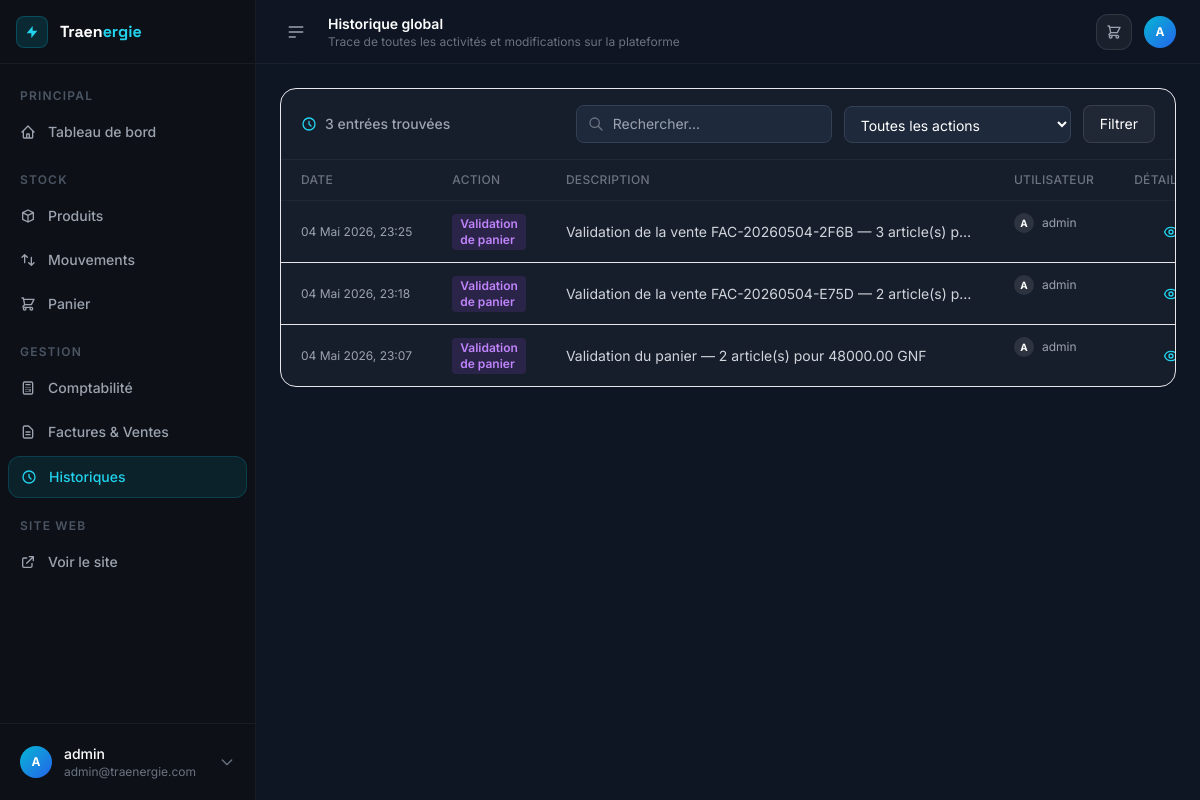
The app's page /dashboard/historiques/ (signed in) with its own data.
### apps/dashboard/models.py (models this page shows, shortened)
class DashboardLog(models.Model):
    ACTION_TYPES = [
        ("product_create", "Création de produit"),
        ("product_update", "Modification de produit"),
        ("product_delete", "Suppression de produit"),
        ("stock_in", "Entrée de stock"),
        ("stock_out", "Sortie de stock"),
        ("stock_adjust", "Ajustement de stock"),
        ("stock_return", "Retour de stock"),
        ("cart_checkout", "Validation de panier"),
        ("revenue_add", "Ajout de recette"),
        ("expense_add", "Ajout de dépense"),
        ("transaction_delete", "Suppression de transaction"),
        ("other", "Autre"),
    ]
    action = models.CharField(max_length=30, choices=ACTION_TYPES, verbose_name="Action")
    description = models.TextField(verbose_name="Description")
    details = models.JSONField(default=dict, blank=True, verbose_name="Détails")
    user = models.ForeignKey(
        User, on_delete=models.SET_NULL, null=True, related_name="dashboard_logs", verbose_name="Utilisateur"
    )
    created_at = models.DateTimeField(auto_now_add=True)
    class Meta:
        verbose_name = "Journal d'activité"
        verbose_name_plural = "Journal d'activités"
        ordering = ["-created_at"]

### apps/dashboard/views.py (the view)
# urls.py: path("historiques/", views.HistoriquesView.as_view(), name="historiques"),
class HistoriquesView(LoginRequiredMixin, View):
    def get(self, request):
        logs = DashboardLog.objects.select_related("user").all()
        action = request.GET.get("action", "")
        search = request.GET.get("q", "")
        if action:
            logs = logs.filter(action=action)
        if search:
            logs = logs.filter(description__icontains=search)
        context = {
            "logs": logs[:200],
            "total_logs": logs.count(),
            "selected_action": action,
            "search": search,
            "action_choices": DashboardLog.ACTION_TYPES,
        }
        return render(request, "dashboard/historiques.html", context)

### templates/dashboard/historiques.html (shortened to what this page needs)
{% extends "base_dashboard.html" %}
{% load humanize %}
{% block page_title %}Historique global{% endblock %}
{% block page_subtitle %}Trace de toutes les activités et modifications sur la plateforme{% endblock %}
{% block content %}
<div class="bg-card border border-white/8 rounded-2xl overflow-hidden" x-data="{ detailModalOpen: false, currentLog: null }">
  <div class="px-5 py-4 border-b border-white/5 flex flex-wrap items-center justify-between gap-4">
    <div class="flex items-center gap-2 text-sm text-gray-400 font-medium">
      <svg class="w-4 h-4 text-cyan-400" fill="none" stroke="currentColor" viewBox="0 0 24 24"><path stroke-linecap="round" stroke-linejoin="round" stroke-width="2" d="M12 8v4l3 3m6-3a9 9 0 11-18 0 9 9 0 0118 0z"/></svg>
      {{ total_logs }} entrées trouvées
    </div>
    <form method="get" class="flex flex-wrap gap-3 items-center">
      <div class="relative">
        <svg class="w-4 h-4 text-gray-500 absolute left-3 top-1/2 -translate-y-1/2" fill="none" stroke="currentColor" viewBox="0 0 24 24"><path stroke-linecap="round" stroke-linejoin="round" stroke-width="2" d="M21 21l-6-6m2-5a7 7 0 11-14 0 7 7 0 0114 0z"/></svg>
        <input type="text" name="q" value="{{ search }}" placeholder="Rechercher..."
               class="bg-slate-800 border border-slate-700 rounded-lg pl-9 pr-3 py-2 text-white text-sm focus:outline-none focus:border-cyan-500 transition w-48 lg:w-64">
      </div>
      <select name="action" class="bg-slate-800 border border-slate-700 rounded-lg px-3 py-2 text-white text-sm focus:outline-none focus:border-cyan-500 transition">
        <option value="">Toutes les actions</option>
      </select>
      <button type="submit" class="px-4 py-2 bg-white/5 hover:bg-white/10 border border-white/10 text-white text-sm rounded-lg transition">
        Filtrer
      </button>
    </form>
  </div>
  <div class="overflow-x-auto">
    <table class="w-full text-sm">
      <thead>
        <tr class="border-b border-white/5 bg-white/2">
          <th class="text-left px-5 py-3 text-gray-500 font-medium text-xs uppercase tracking-wide">Date</th>
          <th class="text-left px-5 py-3 text-gray-500 font-medium text-xs uppercase tracking-wide">Action</th>
          <th class="text-left px-5 py-3 text-gray-500 font-medium text-xs uppercase tracking-wide">Description</th>
          <th class="text-left px-5 py-3 text-gray-500 font-medium text-xs uppercase tracking-wide">Utilisateur</th>
          <th class="text-right px-5 py-3 text-gray-500 font-medium text-xs uppercase tracking-wide">Détails</th>
        </tr>
      </thead>
      <tbody class="divide-y divide-white/4">
        {% for log in logs %}
        <tr class="hover:bg-white/2 transition">
          <td class="px-5 py-3 text-gray-400 text-xs whitespace-nowrap">
            {{ log.created_at|date:"d M Y, H:i" }}
          </td>
          <td class="px-5 py-3">
            <span class="inline-flex items-center px-2 py-0.5 rounded text-xs font-semibold
              {% if 'create' in log.action or 'add' in log.action %}bg-green-500/15 text-green-400
              {% elif 'delete' in log.action %}bg-red-500/15 text-red-400
              {% elif 'stock_out' in log.action or 'checkout' in log.action %}bg-purple-500/15 text-purple-400
              {% elif 'update' in log.action or 'adjust' in log.action %}bg-yellow-500/15 text-yellow-400
              {% else %}bg-cyan-500/15 text-cyan-400{% endif %}">
              {{ log.get_action_display }}
            </span>
          </td>
          <td class="px-5 py-3 text-gray-300 max-w-md truncate">
            {{ log.description }}
          </td>
          <td class="px-5 py-3 text-gray-400 text-xs flex items-center gap-2">
            <div class="w-5 h-5 rounded-full bg-white/10 flex items-center justify-center text-[10px] font-bold text-white">
              {% if log.user %}{{ log.user.username|first|upper }}{% else %}S{% endif %}
            </div>
            {{ log.user.username|default:"système" }}
          </td>
          <td class="px-5 py-3 text-right">
            <button @click="fetch(`/dashboard/historiques/{{ log.pk }}/detail/`).then(r => r.json()).then(d => { currentLog = d; detailModalOpen = true })"
                    class="p-1.5 rounded-lg text-cyan-400 hover:bg-cyan-500/10 transition inline-flex" title="Voir les détails">
            </button>
          </td>
        </tr>
        {% endfor %}
      </tbody>
    </table>
  </div>
</div>
{% endblock %}

### templates/base_dashboard.html (shortened to what this page needs)
<!DOCTYPE html>
<html lang="fr" class="h-full">
<head>
  <script src="https://cdn.tailwindcss.com"></script>
  {% load static %}
  <link rel="stylesheet" href="{% static 'css/custom.css' %}">
</head>
<body class="h-full bg-canvas text-gray-100 font-sans antialiased"
      x-data="{ sidebarOpen: true, mobileMenuOpen: false }">
<div class="flex h-full min-h-screen">
  <aside :class="sidebarOpen ? 'w-64' : 'w-16'"
         class="hidden lg:flex flex-col bg-sidebar border-r border-white/5 transition-all duration-300 ease-in-out shrink-0 fixed inset-y-0 left-0 z-40">
    <div class="flex items-center gap-3 px-4 h-16 border-b border-white/5">
      <div class="w-8 h-8 flex items-center justify-center bg-cyan-500/15 border border-cyan-500/25 rounded-lg shrink-0">
        <svg class="w-4 h-4 text-cyan-400" fill="currentColor" viewBox="0 0 24 24"><path d="M13 10V3L4 14h7v7l9-11h-7z"/></svg>
      </div>
      <span x-show="sidebarOpen" x-transition class="font-display font-bold text-base whitespace-nowrap">
        <span class="text-white">Traen</span><span class="text-cyan-400">ergie</span>
      </span>
    </div>
    <nav class="flex-1 px-2 py-4 space-y-1 overflow-y-auto">
      <p x-show="sidebarOpen" class="px-3 pt-2 pb-1 text-gray-600 text-xs font-semibold uppercase tracking-widest">Principal</p>
      <a href="{% url 'dashboard:home' %}"
         class="flex items-center gap-3 px-3 py-2.5 rounded-xl text-sm font-medium transition
                {% if request.resolver_match.url_name == 'home' %}bg-cyan-500/10 text-cyan-400 border border-cyan-500/20{% else %}text-gray-400 hover:bg-white/5 hover:text-white{% endif %}">
        <svg class="w-4 h-4 shrink-0" fill="none" stroke="currentColor" viewBox="0 0 24 24"><path stroke-linecap="round" stroke-linejoin="round" stroke-width="2" d="M3 12l2-2m0 0l7-7 7 7M5 10v10a1 1 0 001 1h3m10-11l2 2m-2-2v10a1 1 0 01-1 1h-3m-6 0a1 1 0 001-1v-4a1 1 0 011-1h2a1 1 0 011 1v4a1 1 0 001 1m-6 0h6"/></svg>
        <span x-show="sidebarOpen" x-transition>Tableau de bord</span>
      </a>
      <p x-show="sidebarOpen" class="px-3 pt-4 pb-1 text-gray-600 text-xs font-semibold uppercase tracking-widest">Stock</p>
      <a href="{% url 'dashboard:products' %}"
         class="flex items-center gap-3 px-3 py-2.5 rounded-xl text-sm font-medium transition
                {% if request.resolver_match.url_name == 'products' %}bg-cyan-500/10 text-cyan-400 border border-cyan-500/20{% else %}text-gray-400 hover:bg-white/5 hover:text-white{% endif %}">
        <svg class="w-4 h-4 shrink-0" fill="none" stroke="currentColor" viewBox="0 0 24 24"><path stroke-linecap="round" stroke-linejoin="round" stroke-width="2" d="M20 7l-8-4-8 4m16 0l-8 4m8-4v10l-8 4m0-10L4 7m8 4v10M4 7v10l8 4"/></svg>
        <span x-show="sidebarOpen" x-transition>Produits</span>
      </a>
      <a href="{% url 'dashboard:stock_movements' %}"
         class="flex items-center gap-3 px-3 py-2.5 rounded-xl text-sm font-medium transition
                {% if request.resolver_match.url_name == 'stock_movements' %}bg-cyan-500/10 text-cyan-400 border border-cyan-500/20{% else %}text-gray-400 hover:bg-white/5 hover:text-white{% endif %}">
        <svg class="w-4 h-4 shrink-0" fill="none" stroke="currentColor" viewBox="0 0 24 24"><path stroke-linecap="round" stroke-linejoin="round" stroke-width="2" d="M7 16V4m0 0L3 8m4-4l4 4m6 0v12m0 0l4-4m-4 4l-4-4"/></svg>
        <span x-show="sidebarOpen" x-transition>Mouvements</span>
      </a>
      <a href="{% url 'dashboard:cart' %}"
         class="flex items-center gap-3 px-3 py-2.5 rounded-xl text-sm font-medium transition
                {% if request.resolver_match.url_name == 'cart' %}bg-cyan-500/10 text-cyan-400 border border-cyan-500/20{% else %}text-gray-400 hover:bg-white/5 hover:text-white{% endif %}">
        <svg class="w-4 h-4 shrink-0" fill="none" stroke="currentColor" viewBox="0 0 24 24"><path stroke-linecap="round" stroke-linejoin="round" stroke-width="2" d="M3 3h2l.4 2M7 13h10l4-8H5.4M7 13L5.4 5M7 13l-2.293 2.293c-.63.63-.184 1.707.707 1.707H17m0 0a2 2 0 100 4 2 2 0 000-4zm-8 2a2 2 0 11-4 0 2 2 0 014 0z"/></svg>
        <span x-show="sidebarOpen" x-transition class="flex-1">Panier</span>
      </a>
      <p x-show="sidebarOpen" class="px-3 pt-4 pb-1 text-gray-600 text-xs font-semibold uppercase tracking-widest">Gestion</p>
      <a href="{% url 'dashboard:comptabilite' %}"
         class="flex items-center gap-3 px-3 py-2.5 rounded-xl text-sm font-medium transition
                {% if request.resolver_match.url_name == 'comptabilite' %}bg-cyan-500/10 text-cyan-400 border border-cyan-500/20{% else %}text-gray-400 hover:bg-white/5 hover:text-white{% endif %}">
        <svg class="w-4 h-4 shrink-0" fill="none" stroke="currentColor" viewBox="0 0 24 24"><path stroke-linecap="round" stroke-linejoin="round" stroke-width="2" d="M9 7h6m0 10v-3m-3 3h.01M9 17h.01M9 14h.01M12 14h.01M15 11h.01M12 11h.01M9 11h.01M7 21h10a2 2 0 002-2V5a2 2 0 00-2-2H7a2 2 0 00-2 2v14a2 2 0 002 2z"/></svg>
        <span x-show="sidebarOpen" x-transition>Comptabilité</span>
      </a>
      <a href="{% url 'dashboard:sales' %}"
         class="flex items-center gap-3 px-3 py-2.5 rounded-xl text-sm font-medium transition
                {% if request.resolver_match.url_name == 'sales' %}bg-cyan-500/10 text-cyan-400 border border-cyan-500/20{% else %}text-gray-400 hover:bg-white/5 hover:text-white{% endif %}">
        <svg class="w-4 h-4 shrink-0" fill="none" stroke="currentColor" viewBox="0 0 24 24"><path stroke-linecap="round" stroke-linejoin="round" stroke-width="2" d="M9 12h6m-6 4h6m2 5H7a2 2 0 01-2-2V5a2 2 0 012-2h5.586a1 1 0 01.707.293l5.414 5.414a1 1 0 01.293.707V19a2 2 0 01-2 2z"/></svg>
        <span x-show="sidebarOpen" x-transition>Factures & Ventes</span>
      </a>
      <a href="{% url 'dashboard:historiques' %}"
         class="flex items-center gap-3 px-3 py-2.5 rounded-xl text-sm font-medium transition
                {% if request.resolver_match.url_name == 'historiques' %}bg-cyan-500/10 text-cyan-400 border border-cyan-500/20{% else %}text-gray-400 hover:bg-white/5 hover:text-white{% endif %}">
        <svg class="w-4 h-4 shrink-0" fill="none" stroke="currentColor" viewBox="0 0 24 24"><path stroke-linecap="round" stroke-linejoin="round" stroke-width="2" d="M12 8v4l3 3m6-3a9 9 0 11-18 0 9 9 0 0118 0z"/></svg>
        <span x-show="sidebarOpen" x-transition>Historiques</span>
      </a>
      <p x-show="sidebarOpen" class="px-3 pt-4 pb-1 text-gray-600 text-xs font-semibold uppercase tracking-widest">Site web</p>
      <a href="{% url 'website:home' %}" target="_blank"
         class="flex items-center gap-3 px-3 py-2.5 rounded-xl text-sm font-medium text-gray-400 hover:bg-white/5 hover:text-white transition">
        <svg class="w-4 h-4 shrink-0" fill="none" stroke="currentColor" viewBox="0 0 24 24"><path stroke-linecap="round" stroke-linejoin="round" stroke-width="2" d="M10 6H6a2 2 0 00-2 2v10a2 2 0 002 2h10a2 2 0 002-2v-4M14 4h6m0 0v6m0-6L10 14"/></svg>
        <span x-show="sidebarOpen" x-transition>Voir le site</span>
      </a>
    </nav>
    <div class="border-t border-white/5 p-3">
      <div x-data="{ open: false }" class="relative">
        <button @click="open = !open" class="flex items-center gap-3 w-full px-2 py-2 rounded-xl hover:bg-white/5 transition">
          <div class="w-8 h-8 rounded-full bg-gradient-to-br from-cyan-500 to-blue-600 flex items-center justify-center text-white text-xs font-bold shrink-0">
            {{ request.user.username|first|upper }}
          </div>
          <div x-show="sidebarOpen" class="text-left flex-1 min-w-0">
            <div class="text-sm font-medium text-white truncate">{{ request.user.get_full_name|default:request.user.username }}</div>
            <div class="text-xs text-gray-500 truncate">{{ request.user.email|default:"" }}</div>
          </div>
          <svg x-show="sidebarOpen" class="w-4 h-4 text-gray-500 shrink-0" fill="none" stroke="currentColor" viewBox="0 0 24 24"><path stroke-linecap="round" stroke-linejoin="round" stroke-width="2" d="M19 9l-7 7-7-7"/></svg>
        </button>
      </div>
    </div>
  </aside>
  <div :class="sidebarOpen ? 'lg:ml-64' : 'lg:ml-16'"
       class="flex-1 flex flex-col min-w-0 transition-all duration-300">
    <header class="sticky top-0 z-30 flex items-center gap-4 h-16 px-4 lg:px-6 bg-canvas/80 backdrop-blur-xl border-b border-white/5">
      <button @click="sidebarOpen = !sidebarOpen"
              class="hidden lg:flex items-center justify-center w-8 h-8 rounded-lg hover:bg-white/5 text-gray-400 hover:text-white transition">
        <svg class="w-5 h-5" fill="none" stroke="currentColor" viewBox="0 0 24 24"><path stroke-linecap="round" stroke-linejoin="round" stroke-width="2" d="M4 6h16M4 12h16M4 18h7"/></svg>
      </button>
      <div class="flex-1">
        <h1 class="text-sm font-semibold text-white">{% block page_title %}Dashboard{% endblock %}</h1>
        <p class="text-xs text-gray-500">{% block page_subtitle %}{% endblock %}</p>
      </div>
      <div class="flex items-center gap-3">
        <a href="{% url 'dashboard:cart' %}" class="relative flex items-center justify-center w-9 h-9 rounded-xl bg-white/5 hover:bg-white/10 border border-white/10 transition text-gray-400 hover:text-white">
          <svg class="w-4 h-4" fill="none" stroke="currentColor" viewBox="0 0 24 24"><path stroke-linecap="round" stroke-linejoin="round" stroke-width="2" d="M3 3h2l.4 2M7 13h10l4-8H5.4M7 13L5.4 5M7 13l-2.293 2.293c-.63.63-.184 1.707.707 1.707H17m0 0a2 2 0 100 4 2 2 0 000-4zm-8 2a2 2 0 11-4 0 2 2 0 014 0z"/></svg>
        </a>
        <div class="w-8 h-8 rounded-full bg-gradient-to-br from-cyan-500 to-blue-600 flex items-center justify-center text-white text-xs font-bold">
          {{ request.user.username|first|upper }}
        </div>
      </div>
    </header>
    <main class="flex-1 p-4 lg:p-6 overflow-auto">
      {% block content %}{% endblock %}
    </main>
  </div>
</div>
</body>
</html>

### records on screen
DashboardLog: created_at "04 Mai 2026, 23:25", action "Validation de panier", description "Validation de la vente FAC-20260504-2F6B — 3 article(s) p…", user.username|first "A", user.username "admin"
DashboardLog: created_at "04 Mai 2026, 23:18", action "Validation de panier", description "Validation de la vente FAC-20260504-E75D — 2 article(s) p…", user.username|first "A", user.username "admin"
DashboardLog: created_at "04 Mai 2026, 23:07", action "Validation de panier", description "Validation du panier — 2 article(s) pour 48000.00 GNF", user.username|first "A", user.username "admin"

### other values on screen
{{ request.user.username|first|upper }} "A"
{{ request.user.get_full_name|default:request.user.username }} "admin"
{{ request.user.email|default:"" }} "admin@traenergie.com"
{{ total_logs }} "3"
